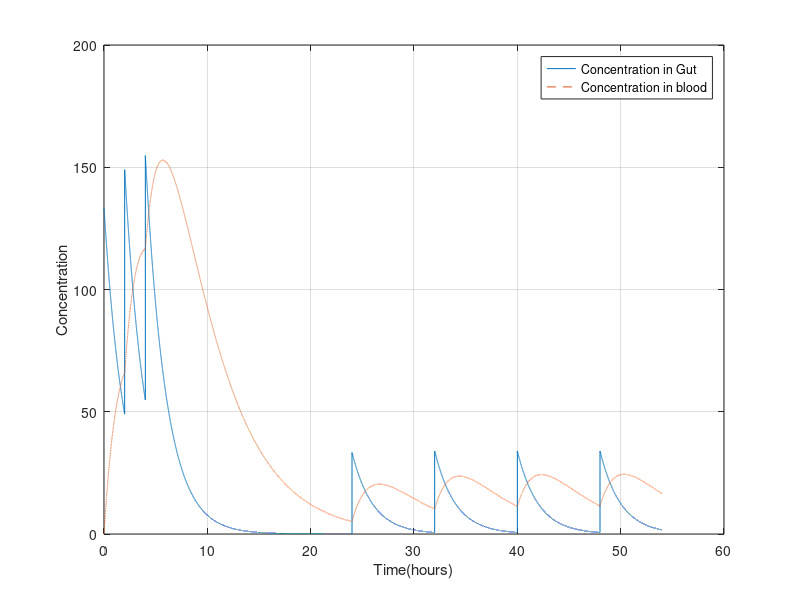

Write MATLAB code to recreate this figure.
a=0.5;
b=0.21660849392;
plasma_vol=3;

interval=4;

A0=100; %in ug
absorb=0.12;
A=400;
B=0;
amt_interval=2;



time=54;
step_size=0.001;
B_array=zeros(1,time/step_size);
A_array=zeros(1,time/step_size);
rt=0:step_size:time;
j=1;

for i=0:step_size:time
  A_array(1,j)=A;
  B_array(1,j)=B;
  A1=A;
  B1=B;
  j=j+1;
 A=A1-((A1)*a*step_size);
 B=B1+((A1)*a*step_size)-(B1*b*step_size);
 if  i==2
     A=A+(300);
 end
 if  i==4
     A=A+(300);
 end
 if i>=24 && mod(i,8)==0
     A=A+(100);
 end
 
end


plot(rt,A_array/plasma_vol);
hold on;
plot(rt,B_array/plasma_vol,'--');
legend('A','B');
ylabel('Concentration');
xlabel('Time(hours)');
grid;
legend('Concentration in Gut','Concentration in blood');






